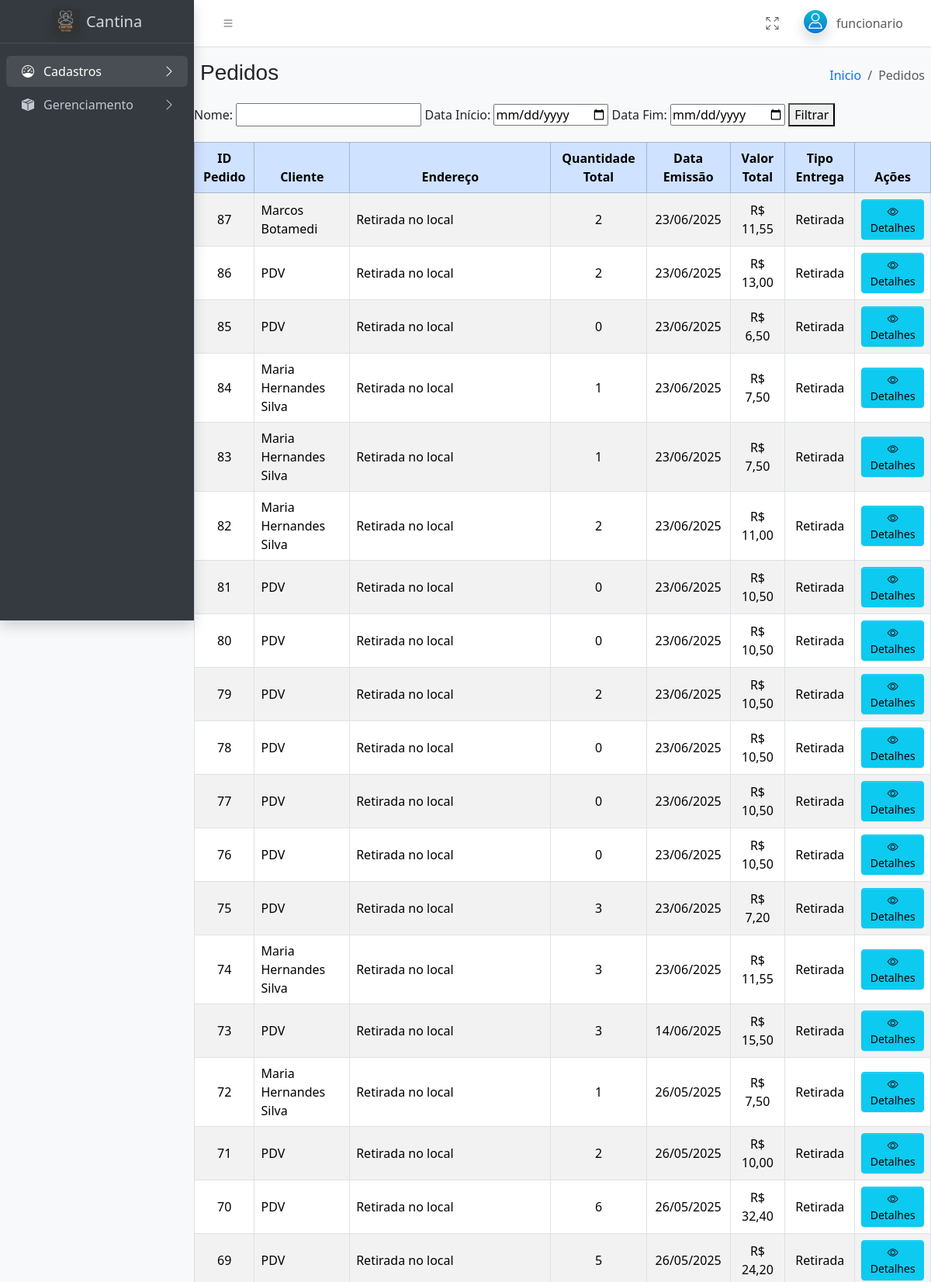
The app's page /admin/admin.php?pg=Pedidos (signed in, upper part) with its own data.
### tables this page shows
CREATE TABLE IF NOT EXISTS `tb_pedidos` (
  `id` int(11) NOT NULL AUTO_INCREMENT,
  `id_cliente` int(11) DEFAULT NULL,
  `id_endereco` int(11) DEFAULT NULL,
  `emissao` datetime NOT NULL,
  `valor_total` decimal(10,2) NOT NULL DEFAULT 0.00,
  `tipo_entrega` varchar(20) NOT NULL,
  `tipo_pedido` enum('PDV','WEB') NOT NULL DEFAULT 'WEB',
  `metodo_pagamento` enum('DINHEIRO','CARTAO','PIX','ONLINE') NOT NULL DEFAULT 'ONLINE',
  `status_pagamento` varchar(50) NOT NULL DEFAULT 'AGUARDANDO',
  PRIMARY KEY (`id`),
  KEY `id_cliente` (`id_cliente`),
  KEY `id_endereco` (`id_endereco`)
);

CREATE TABLE IF NOT EXISTS `tb_clientes` (
  `id` int(11) NOT NULL AUTO_INCREMENT,
  `nome` varchar(100) NOT NULL,
  `cnpj_cpf` varchar(20) NOT NULL,
  `email` varchar(200) NOT NULL,
  `telefone` varchar(20) NOT NULL,
  `senha` varchar(32) NOT NULL,
  PRIMARY KEY (`id`),
  UNIQUE KEY `cnpj_cpf` (`cnpj_cpf`),
  UNIQUE KEY `telefone` (`telefone`)
);

### includes/consulta_pedido_admin.php (called while the page is built, shortened)
<?php
include('conexao.php');
$mostrar_detalhes = isset($_GET['pg']) && $_GET['pg'] === 'detalhes' && isset($_GET['id_pedido']);
if (!$mostrar_detalhes) {
    $query = "
        SELECT
            p.id AS id_pedido,
            c.nome AS cliente,
            p.emissao,
            p.valor_total,
            p.tipo_entrega,
            p.tipo_pedido,
            e.endereco,
            e.numero,
            e.bairro,
            e.cep,
            cid.nome_cidade,
            cid.sigla_estado,
            SUM(pi.qtd) AS quantidade_total
        FROM tb_pedidos p
        LEFT JOIN tb_clientes c ON p.id_cliente = c.id
        LEFT JOIN tb_cliente_endereco e ON p.id_endereco = e.id
        LEFT JOIN tb_cidades cid ON e.id_cidade = cid.codigo_cidade
        LEFT JOIN tb_pedidos_itens pi ON p.id = pi.id_pedidos
    ";
    $query .= "
        GROUP BY p.id, c.nome, p.emissao, p.valor_total, p.tipo_entrega, e.endereco, e.numero, e.bairro, e.cep, cid.nome_cidade, cid.sigla_estado
        ORDER BY p.emissao DESC
    ";
    $resultado = mysqli_query($conexao, $query);
}
?>

### admin/gerenciamento/pedidos_admin.php (the view, shortened to what this page needs)
<?php
include('../includes/consulta_pedido_admin.php');
?>
<form method="get" action="" style="margin-bottom: 20px;">
    <label for="nome">Nome:</label>
    <input type="text" name="nome" id="nome">
    <label for="data_inicio">Data Início:</label>
    <input type="date" name="data_inicio" id="data_inicio">
    <label for="data_fim">Data Fim:</label>
    <input type="date" name="data_fim" id="data_fim">
    <button type="submit">Filtrar</button>
</form>
<div class="table-responsive">
    <table class="table table-striped table-hover table-bordered align-middle">
        <thead class="table-primary">
            <tr>
                <th class="text-center">ID Pedido</th>
                <th class="text-center">Cliente</th>
                <th class="text-center">Endereço</th>
                <th class="text-center">Quantidade Total</th>
                <th class="text-center">Data Emissão</th>
                <th class="text-center">Valor Total</th>
                <th class="text-center">Tipo Entrega</th>
                <th class="text-center">Ações</th>
            </tr>
        </thead>
        <tbody>
            <?php if (mysqli_num_rows($resultado) > 0): ?>
                <?php while ($row = mysqli_fetch_assoc($resultado)): ?>
                    <tr>
                        <td class="text-center"><?php echo htmlspecialchars($row['id_pedido']); ?></td>
                        <td><?php echo htmlspecialchars($row['cliente'] ?? "PDV"); ?></td>
                        <td>
                            <?php
                            if ($row['tipo_entrega'] === 'entrega' && $row['endereco']) {
                                echo htmlspecialchars(
                                    $row['endereco'] . ', ' .
                                        $row['numero'] . ', ' .
                                        $row['bairro'] . ', ' .
                                        $row['nome_cidade'] . ' - ' .
                                        $row['sigla_estado'] . ', CEP: ' .
                                        $row['cep']
                                );
                            } else {
                                echo 'Retirada no local';
                            }
                            ?>
                        </td>
                        <td class="text-center"><?php echo htmlspecialchars($row['quantidade_total'] ?? 0); ?></td>
                        <td class="text-center"><?php echo date('d/m/Y', strtotime($row['emissao'])); ?></td>
                        <td class="text-center">R$ <?php echo number_format($row['valor_total'], 2, ',', '.'); ?></td>
                        <td class="text-center"><?php echo htmlspecialchars($row['tipo_entrega'] === 'entrega' ? 'Entrega' : 'Retirada'); ?></td>
                        <td class="text-center">
                            <a href="?pg=Detalhes&id=<?php echo $row['id_pedido']; ?>" class="btn btn-info btn-sm">
                                <i class="bi bi-eye"></i> Detalhes
                            </a>
                        </td>
                    </tr>
                <?php endwhile; ?>
            <?php else: ?>
                <tr>
                    <td colspan="8" class="text-center">Nenhum pedido encontrado.</td>
                </tr>
            <?php endif; ?>
        </tbody>
    </table>
</div>

### records on screen
tb_pedidos: id "87", id_cliente.nome "Marcos Botamedi", shows "Retirada no local", quantidade_total "2", emissao "23/06/2025", valor_total "11,55", tipo_entrega "Retirada"
tb_pedidos: id "86", cliente "PDV", shows "Retirada no local", quantidade_total "2", emissao "23/06/2025", valor_total "13,00", tipo_entrega "Retirada"
tb_pedidos: id "85", cliente "PDV", shows "Retirada no local", quantidade_total "0", emissao "23/06/2025", valor_total "6,50", tipo_entrega "Retirada"
tb_pedidos: id "84", id_cliente.nome "Maria Hernandes Silva", shows "Retirada no local", quantidade_total "1", emissao "23/06/2025", valor_total "7,50", tipo_entrega "Retirada"
tb_pedidos: id "83", id_cliente.nome "Maria Hernandes Silva", shows "Retirada no local", quantidade_total "1", emissao "23/06/2025", valor_total "7,50", tipo_entrega "Retirada"
tb_pedidos: id "82", id_cliente.nome "Maria Hernandes Silva", shows "Retirada no local", quantidade_total "2", emissao "23/06/2025", valor_total "11,00", tipo_entrega "Retirada"
tb_pedidos: id "81", cliente "PDV", shows "Retirada no local", quantidade_total "0", emissao "23/06/2025", valor_total "10,50", tipo_entrega "Retirada"
tb_pedidos: id "80", cliente "PDV", shows "Retirada no local", quantidade_total "0", emissao "23/06/2025", valor_total "10,50", tipo_entrega "Retirada"
tb_pedidos: id "79", cliente "PDV", shows "Retirada no local", quantidade_total "2", emissao "23/06/2025", valor_total "10,50", tipo_entrega "Retirada"
tb_pedidos: id "78", cliente "PDV", shows "Retirada no local", quantidade_total "0", emissao "23/06/2025", valor_total "10,50", tipo_entrega "Retirada"
tb_pedidos: id "77", cliente "PDV", shows "Retirada no local", quantidade_total "0", emissao "23/06/2025", valor_total "10,50", tipo_entrega "Retirada"
tb_pedidos: id "76", cliente "PDV", shows "Retirada no local", quantidade_total "0", emissao "23/06/2025", valor_total "10,50", tipo_entrega "Retirada"
tb_pedidos: id "75", cliente "PDV", shows "Retirada no local", quantidade_total "3", emissao "23/06/2025", valor_total "7,20", tipo_entrega "Retirada"
tb_pedidos: id "74", id_cliente.nome "Maria Hernandes Silva", shows "Retirada no local", quantidade_total "3", emissao "23/06/2025", valor_total "11,55", tipo_entrega "Retirada"
tb_pedidos: id "73", cliente "PDV", shows "Retirada no local", quantidade_total "3", emissao "14/06/2025", valor_total "15,50", tipo_entrega "Retirada"
tb_pedidos: id "72", id_cliente.nome "Maria Hernandes Silva", shows "Retirada no local", quantidade_total "1", emissao "26/05/2025", valor_total "7,50", tipo_entrega "Retirada"
tb_pedidos: id "71", cliente "PDV", shows "Retirada no local", quantidade_total "2", emissao "26/05/2025", valor_total "10,00", tipo_entrega "Retirada"
tb_pedidos: id "70", cliente "PDV", shows "Retirada no local", quantidade_total "6", emissao "26/05/2025", valor_total "32,40", tipo_entrega "Retirada"
tb_pedidos: id "69", cliente "PDV", shows "Retirada no local", quantidade_total "5", emissao "26/05/2025", valor_total "24,20", tipo_entrega "Retirada"

### other values on screen
$_SESSION['usuario']['nome'] "funcionario"
$paginaAtual "Pedidos"
